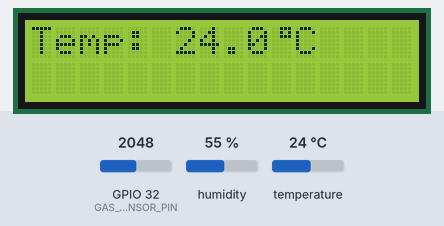
Bench run of a sketch on a simulated ESP32. On the bench: 16×2 character LCD. The inputs (shaded band) are chosen by the test bench; at power-on: GPIO 32 (GAS_SENSOR_PIN) = 2048, humidity 55 %, temperature 24 °C. WiFi joins after 1.5 s; servers stay silent unless stated; what the sketch prints to the serial monitor is not drawn.

Above: at 4.5 s.
4.6 s: GPIO 32 (GAS_SENSOR_PIN) set to 623
At 8.4 s:
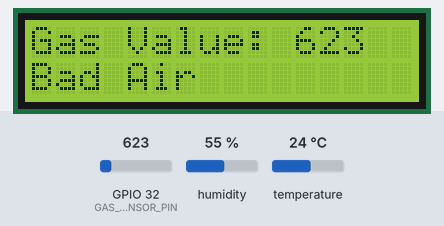
14.5 s: GPIO 32 (GAS_SENSOR_PIN) set to 536
At 21.2 s:
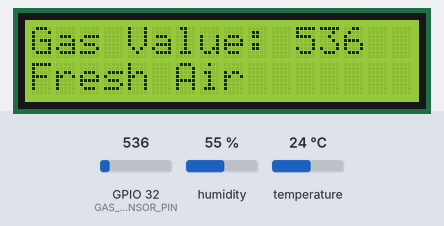
23.6 s: humidity set to 22 %
At 25.1 s:
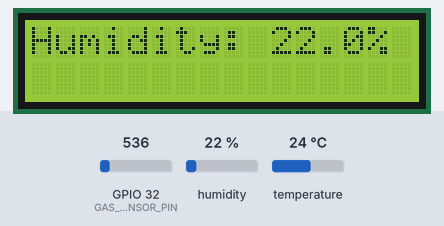
27.4 s: temperature set to 12 °C
At 29.3 s:
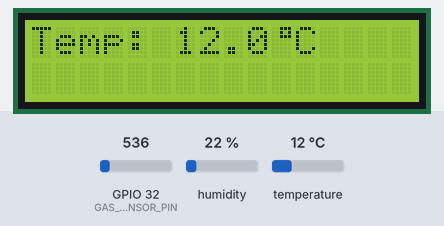
31.4 s: humidity set to 40 %
At 36.7 s:
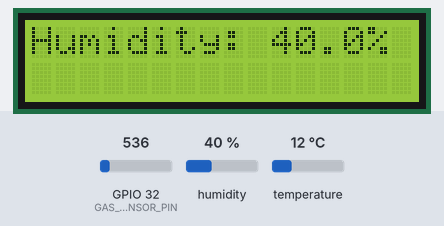
39.4 s: GPIO 32 (GAS_SENSOR_PIN) set to 491
At 44.2 s:
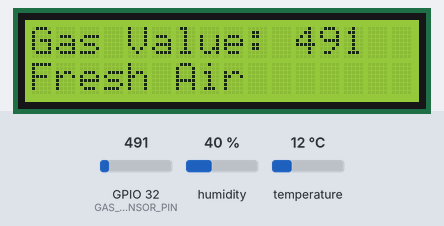
Timing chart, 0 to 45.7 s (numbered marks = the images above; inputs shaded):
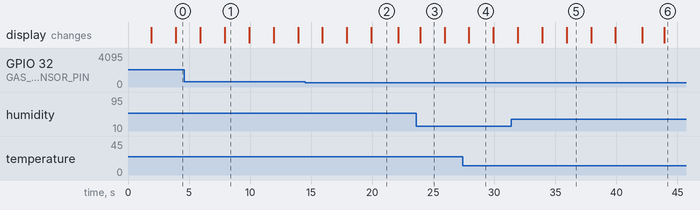

The sketch:

iot_air_quality_monitoring.ino
```cpp
// Fill in your Blynk credentials before uploading
#define BLYNK_TEMPLATE_ID   "YOUR_BLYNK_TEMPLATE_ID"
#define BLYNK_TEMPLATE_NAME "Air Quality Monitoring"
#define BLYNK_AUTH_TOKEN    "YOUR_BLYNK_AUTH_TOKEN"
#define BLYNK_PRINT         Serial

#include <WiFi.h>
#include <BlynkSimpleEsp32.h>
#include <DHT.h>
#include <Wire.h>
#include <LiquidCrystal_I2C.h>

// Wi-Fi credentials
const char* WIFI_SSID = "YOUR_WIFI_SSID";
const char* WIFI_PASS = "YOUR_WIFI_PASSWORD";

// ThingSpeak configuration (free tier requires >= 15 s between updates)
const char* THINGSPEAK_SERVER  = "api.thingspeak.com";
const String THINGSPEAK_API_KEY = "YOUR_THINGSPEAK_API_KEY";

// Hardware pins & thresholds
#define DHTPIN             4
#define DHTTYPE            DHT22
#define GAS_SENSOR_PIN     32
#define GAS_ALERT_THRESH   600

// Timing intervals (ms)
const unsigned long BLYNK_INTERVAL_MS      = 2000UL;
const unsigned long THINGSPEAK_INTERVAL_MS = 20000UL;
const unsigned long LCD_CYCLE_MS           = 2000UL;
const unsigned long ALERT_COOLDOWN_MS      = 300000UL; // 5 minutes

DHT dht(DHTPIN, DHTTYPE);
LiquidCrystal_I2C lcd(0x27, 16, 2);
BlynkTimer timer;
WiFiClient client;

float latestTemp = NAN;
float latestHum  = NAN;
int   latestGas  = 0;
uint8_t lcdPage  = 0;
unsigned long lastAlertTime = 0;

byte degreeSymbol[8] = {
  0b00111, 0b00101, 0b00111, 0b00000,
  0b00000, 0b00000, 0b00000, 0b00000
};

void readSensorsAndUpdateBlynk() {
  float h = dht.readHumidity();
  float t = dht.readTemperature();
  int gas = analogRead(GAS_SENSOR_PIN);

  if (isnan(h) || isnan(t)) {
    Serial.println("Warning: Failed to read from DHT22 sensor.");
    return;
  }

  latestTemp = t;
  latestHum  = h;
  latestGas  = gas;

  Blynk.virtualWrite(V0, latestTemp);
  Blynk.virtualWrite(V1, latestHum);
  Blynk.virtualWrite(V2, latestGas);

  if (latestGas >= GAS_ALERT_THRESH &&
      (lastAlertTime == 0 || millis() - lastAlertTime >= ALERT_COOLDOWN_MS)) {
    Blynk.logEvent("pollution_alert", "Bad Air Detected!");
    lastAlertTime = millis();
  }

  Serial.printf("Temp: %.1f C | Humidity: %.1f %% | Gas ADC: %d\n",
                latestTemp, latestHum, latestGas);
}

void sendToThingSpeak() {
  if (isnan(latestTemp) || isnan(latestHum)) return;

  if (client.connect(THINGSPEAK_SERVER, 80)) {
    String body = "api_key=" + THINGSPEAK_API_KEY
                + "&field1=" + String(latestTemp, 2)
                + "&field2=" + String(latestHum, 2)
                + "&field3=" + String(latestGas);

    client.print("POST /update HTTP/1.1\r\n");
    client.print("Host: api.thingspeak.com\r\n");
    client.print("Connection: close\r\n");
    client.print("Content-Type: application/x-www-form-urlencoded\r\n");
    client.print("Content-Length: " + String(body.length()) + "\r\n\r\n");
    client.print(body);

    Serial.println("ThingSpeak update sent.");
  } else {
    Serial.println("ThingSpeak connection failed.");
  }
  client.stop();
}

void updateLCD() {
  lcd.clear();
  if (isnan(latestTemp) || isnan(latestHum)) {
    lcd.setCursor(0, 0);
    lcd.print("Reading sensors");
    return;
  }

  if (lcdPage == 0) {
    lcd.setCursor(0, 0);
    lcd.print("Temp: ");
    lcd.print(latestTemp, 1);
    lcd.write(1);
    lcd.print("C");
  } else if (lcdPage == 1) {
    lcd.setCursor(0, 0);
    lcd.print("Humidity: ");
    lcd.print(latestHum, 1);
    lcd.print("%");
  } else {
    lcd.setCursor(0, 0);
    lcd.print("Gas Value: ");
    lcd.print(latestGas);
    lcd.setCursor(0, 1);
    lcd.print(latestGas < GAS_ALERT_THRESH ? "Fresh Air" : "Bad Air");
  }

  lcdPage = (lcdPage + 1) % 3;
}

void setup() {
  Serial.begin(115200);
  dht.begin();
  lcd.init();
  lcd.backlight();
  lcd.createChar(1, degreeSymbol);

  lcd.setCursor(3, 0);
  lcd.print("Air Quality");
  lcd.setCursor(3, 1);
  lcd.print("Monitoring");

  Blynk.begin(BLYNK_AUTH_TOKEN, WIFI_SSID, WIFI_PASS);
  lcd.clear();

  timer.setInterval(BLYNK_INTERVAL_MS, readSensorsAndUpdateBlynk);
  timer.setInterval(THINGSPEAK_INTERVAL_MS, sendToThingSpeak);
  timer.setInterval(LCD_CYCLE_MS, updateLCD);
}

void loop() {
  Blynk.run();
  timer.run();
}
```

Measured:
- the behaviour switches between 600 and 599 on GPIO 32 (GAS_SENSOR_PIN) (found by bisection; images 1 and 2)
- after the input at 14.5 s, the display: first differs from a run without the input after 5.4 s (image 2)
- what the display in image 1 shows lasts 2.0 s, from 7.9 s to 9.9 s
- what the display in image 2 shows lasts 2.2 s, from 19.9 s to 22.1 s
